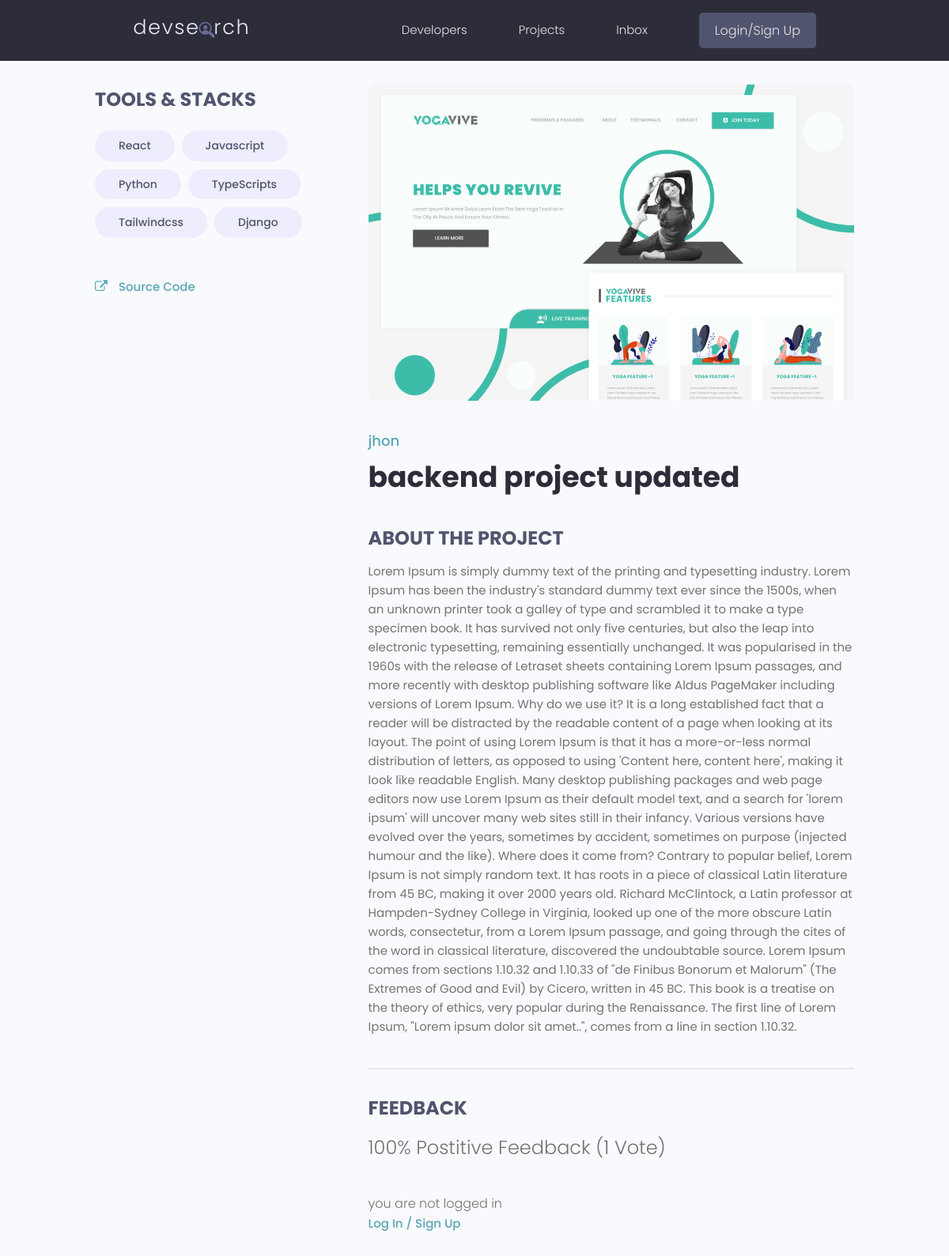
Before: /project/single/0da2f75948cc417382c907a45c04b37e/ with the older database file.
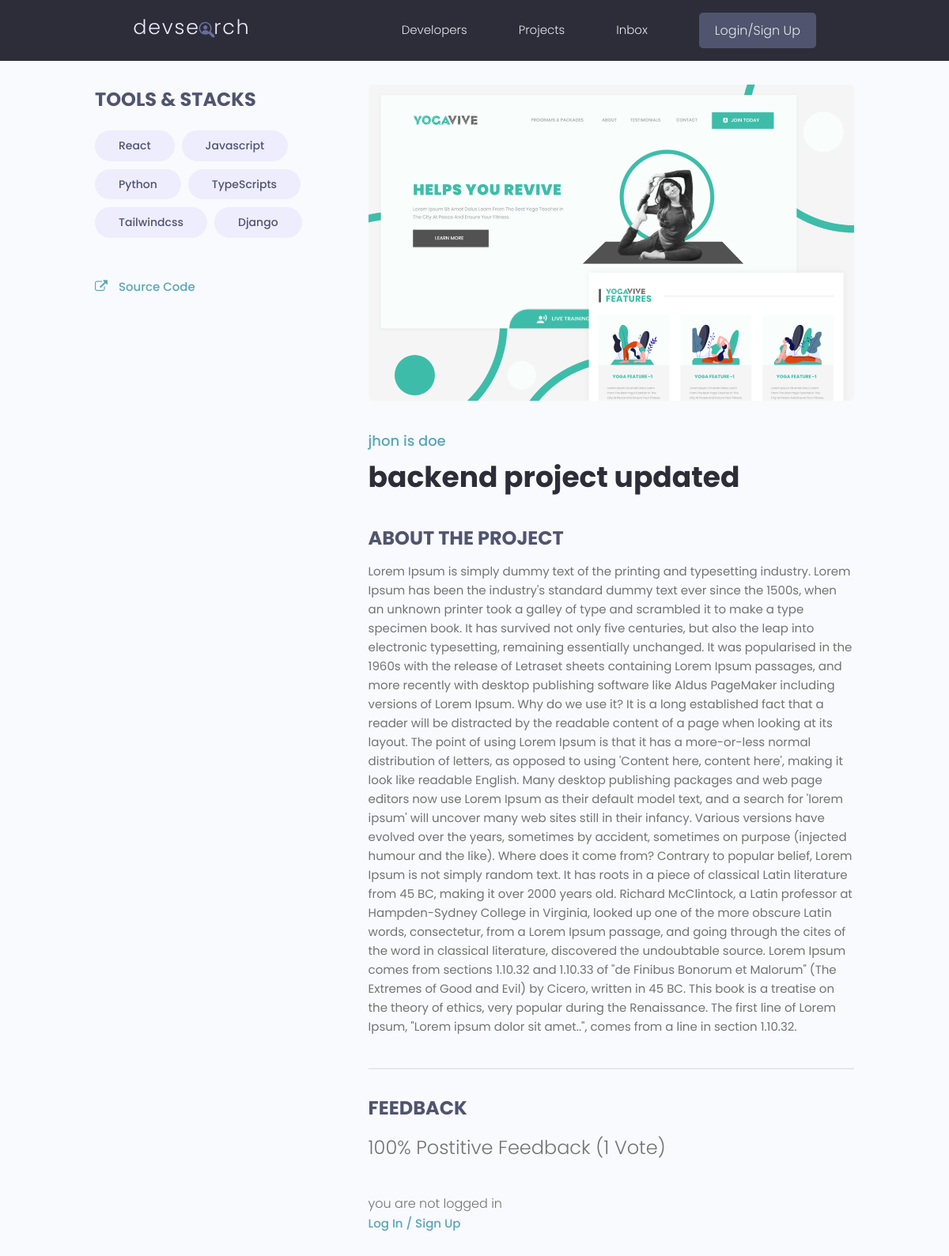
After: the same page with the newer database file.
### projects/models.py (models this page shows, shortened)
class Project(models.Model):
      owner = models.ForeignKey(Profile,null=True,
                           blank=True, on_delete= models.SET_NULL)
      title = models.CharField(max_length=2000)
      description = models.TextField(null=True, blank=True)
      featured_image = models.ImageField( null=True, blank=True , default='default.jpg')
      demo_link = models.CharField(max_length=2000 ,null=True, blank=True)
      source_link = models.CharField(max_length=2000 ,null=True, blank=True)
      tags = models.ManyToManyField('Tag')
      vote_total = models.IntegerField(default=0,null=True,blank=True)
      vote_ratio = models.IntegerField(default=0,null=True,blank=True)
      created = models.DateTimeField(auto_now_add=True)
      id = models.UUIDField(default=uuid.uuid4 , unique=True , primary_key=True , editable=False )
      class Meta :
            ordering = [
                  '-vote_ratio',
                  '-vote_total', # if vote_ration in projects same number, number of review is matter for us
                  'title'
            ]
      @property
      def reviewers(self):
            queryset = self.revuew_set.all().values_list('owner__id',flat=True)
            return queryset

### users/models.py (models this page shows)
class Profile(models.Model):
      user = models.OneToOneField(User, on_delete=models.CASCADE,
            null=True, blank=True)
      name = models.CharField(max_length=200, blank=True, null=True)
      email = models.EmailField(max_length=500, blank=True,null=True)
      username =models.CharField(max_length=200, blank=True, null=True)
      location = models.CharField(max_length=200, blank=True, null=True)
      short_intro = models.CharField(max_length=200, blank=True, null=True)
      bio = models.TextField(blank=True, null=True)
      profile_image = models.ImageField(blank=True,null=True,
            default='user-default.png', upload_to='profiles/')
      social_github  = models.CharField(max_length=200, blank=True, null=True)
      social_twitter = models.CharField(max_length=200, blank=True, null=True)
      social_linkdin = models.CharField(max_length=200, blank=True, null=True)
      social_youtube = models.CharField(max_length=200, blank=True, null=True)
      social_website = models.CharField(max_length=200, blank=True, null=True)
      created = models.DateTimeField(auto_now_add=True)
      id = models.UUIDField(default=uuid.uuid4 ,
                  unique=True , primary_key=True , editable=False )
      def __str__(self):
            return str(self.user.username)

### projects/views.py (the view, shortened to what this page needs)
# urls.py: path('single/<str:id>/', views.singlepage, name='singleproject'),
def singlepage(request, id ):
      projectobj = Project.objects.get(id=id)
      tags = projectobj.tags.all()
      form = ReviewForm() # instance of REviewForm in forms.py
      context = {'project': projectobj ,'tags':tags ,'form':form}
      return render(request, 'projects/singleproject.html',context )

### projects/models.py (called while the page is built)
      def __str__(self):
            return  self.name

### projects/templates/projects/singleproject.html (shortened to what this page needs)
{% extends 'base.html' %}
{% load static %}
{% block content %}
  <main class="singleProject my-md">
      <div class="container">
        <div class="layout">
          <div class="column column--1of3">
            <h3 class="singleProject__subtitle">Tools & Stacks</h3>
            <div class="singleProject__toolStack">
            {%for tag in tags %}
              <span class="tag tag--pill tag--sub tag--lg">
                <small>{{tag}}</small>
              </span>
            {%endfor%}
            </div>
            {% if project.source_link %}
                  <a class="singleProject__liveLink" href="{{project.source_link}}" target="_blank">
                  <i class="fa fa-external-link"></i>
                        Source Code
                  </a>
            {% else %}
                  <i class="fa fa-external-link">
                        No Source
                  </i>
            {%endif%}
          </div>
          <div class="column column--2of3">
            <img class="singleProject__preview" src="{{ project.featured_image.url }}" alt="portfolio thumbnail" />
            <a href="profile.html" class="singleProject__developer">{{project.owner}}</a>
            <h2 class="singleProject__title">{{project.title}}</h2>
            <h3 class="singleProject__subtitle">About the Project</h3>
            <div class="singleProject__info">
                  {{project.description }}
            </div>
            <div class="comments">
              <h3 class="singleProject__subtitle">Feedback</h3>
              <h5 class="project--rating">
                {{project.vote_ratio}}% Postitive Feedback
                  {% if project.vote_total == 1 or 0 %}
                    ({{project.vote_total}} Vote)
                  {% else %}
                    ({{project.vote_total}} Votes)
                  {% endif %}
              </h5>
              {% if request.user.profile.id  in project.reviewers %}
                <p> you vote and review already </p>
              {% elif request.user.profile == project.owner %}
                <p>  you can not vote to your own project </p>
              {% else %}
                <p> you are not logged in  </p>
                <a href="{% url 'login' %}?next={{request.path}}" > Log In / Sign Up </a>
              {% endif %}
              </div>
            </div>
          </div>
        </div>
    </main>
 {% endblock %}

Changed rows visible on the page:
changed through a linked row, Project "backend project updated": owner "jhon" → "jhon is doe"
